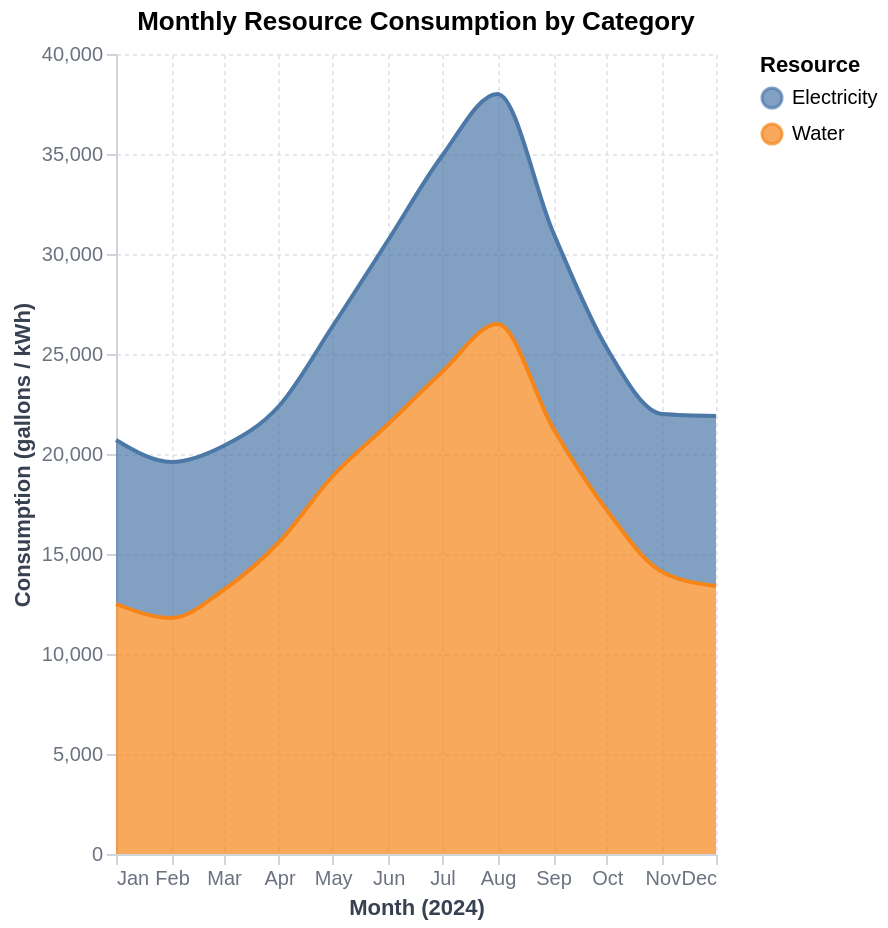

The specification (Vega-Lite) saved for this image:
### Vega-Lite specification from a JSON file in a GitHub repository (floating-point values rounded to 4 significant figures)
{"$schema": "https://vega.github.io/schema/vega-lite/v6.json", "_metadata": {"dataFormat": "Array of objects with 'date' (temporal ISO 8601 string), 'series' (nominal category), and 'value' (quantitative) fields. One entry per date per series for stacked areas.", "customization": ["Replace 'values' array with your time series data", "Change field names in encoding.x.field, encoding.y.field, encoding.color.field", "Adjust encoding.x.axis.format for date display (e.g., '%Y-%m-%d', '%b %Y')", "Adjust encoding.y.axis.title and encoding.y.axis.format for your units", "Set encoding.y.stack to null for overlapping (non-stacked) areas", "Change mark.interpolate ('monotone', 'linear', 'step') for different curve styles", "Modify title and description for your context"]}, "title": "Monthly Resource Consumption by Category", "description": "Stacked area chart showing resource consumption across two categories over 12 months, emphasizing cumulative volume and part-to-whole composition.", "width": "container", "height": 400, "data": {"values": [{"date": "2024-01-01", "series": "Water", "value": 12500}, {"date": "2024-02-01", "series": "Water", "value": 11800}, {"date": "2024-03-01", "series": "Water", "value": 13200}, {"date": "2024-04-01", "series": "Water", "value": 15600}, {"date": "2024-05-01", "series": "Water", "value": 18900}, {"date": "2024-06-01", "series": "Water", "value": 21500}, {"date": "2024-07-01", "series": "Water", "value": 24100}, {"date": "2024-08-01", "series": "Water", "value": 26500}, {"date": "2024-09-01", "series": "Water", "value": 21300}, {"date": "2024-10-01", "series": "Water", "value": 17200}, {"date": "2024-11-01", "series": "Water", "value": 14100}, {"date": "2024-12-01", "series": "Water", "value": 13400}, {"date": "2024-01-01", "series": "Electricity", "value": 8200}, {"date": "2024-02-01", "series": "Electricity", "value": 7800}, {"date": "2024-03-01", "series": "Electricity", "value": 7200}, {"date": "2024-04-01", "series": "Electricity", "value": 6800}, {"date": "2024-05-01", "series": "Electricity", "value": 7500}, {"date": "2024-06-01", "series": "Electricity", "value": 9200}, {"date": "2024-07-01", "series": "Electricity", "value": 10800}, {"date": "2024-08-01", "series": "Electricity", "value": 11500}, {"date": "2024-09-01", "series": "Electricity", "value": 9800}, {"date": "2024-10-01", "series": "Electricity", "value": 8100}, {"date": "2024-11-01", "series": "Electricity", "value": 7900}, {"date": "2024-12-01", "series": "Electricity", "value": 8500}]}, "mark": {"type": "area", "line": true, "tooltip": true, "interpolate": "monotone", "opacity": 0.7}, "encoding": {"x": {"field": "date", "type": "temporal", "title": "Month (2024)", "axis": {"format": "%b", "tickCount": "month", "grid": true, "gridDash": [2, 2], "gridColor": "#e5e7eb"}}, "y": {"field": "value", "type": "quantitative", "title": "Consumption (gallons / kWh)", "stack": true, "axis": {"format": ",.0f", "grid": true, "gridDash": [2, 2], "gridColor": "#e5e7eb"}}, "color": {"field": "series", "type": "nominal", "title": "Resource", "scale": {"scheme": "tableau10"}}}, "config": {"view": {"stroke": null}, "axis": {"labelColor": "#6b7280", "titleColor": "#374151", "tickColor": "#d1d5db", "domainColor": "#d1d5db"}}}
